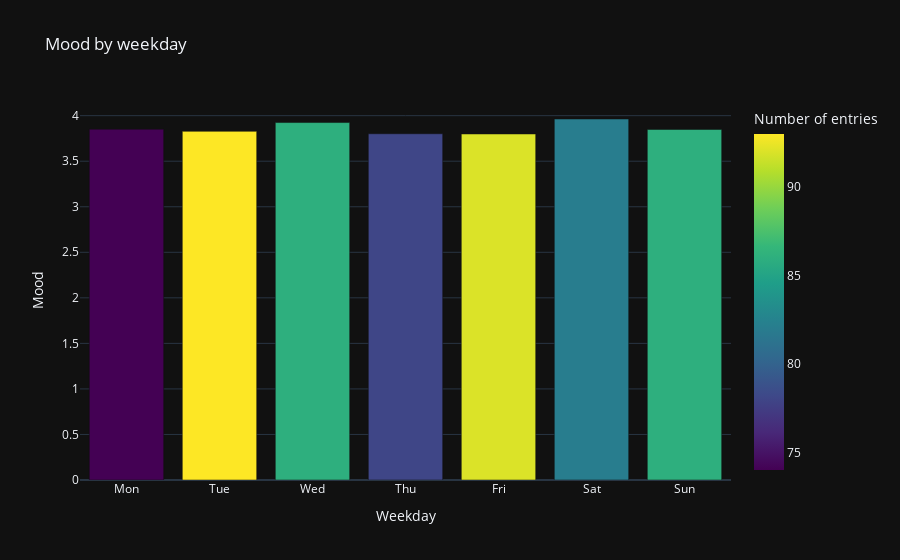

Here is the notebook cell this chart was saved with:
### Code cell
df.by_time_bar_plot('weekday')

### Figure 1 — Plotly figure (JSON) as saved in the notebook; plotly's stock layout.template omitted (floating-point values rounded to 4 significant figures)
{"data": [{"alignmentgroup": "True", "hovertemplate": "Weekday=%{x}<br>Mood=%{y}<br>Number of entries=%{marker.color}<extra></extra>", "legendgroup": "", "marker": {"color": [86, 93, 74, 86, 82, 92, 78], "coloraxis": "coloraxis", "pattern": {"shape": ""}}, "name": "", "offsetgroup": "", "orientation": "v", "showlegend": false, "textposition": "auto", "type": "bar", "x": [2, 1, 0, 6, 5, 4, 3], "xaxis": "x", "y": [3.924, 3.828, 3.851, 3.849, 3.963, 3.799, 3.801], "yaxis": "y"}], "layout": {"barmode": "relative", "coloraxis": {"colorbar": {"title": {"text": "Number of entries"}}, "colorscale": [[0, "#440154"], [0.1111, "#482878"], [0.2222, "#3e4989"], [0.3333, "#31688e"], [0.4444, "#26828e"], [0.5556, "#1f9e89"], [0.6667, "#35b779"], [0.7778, "#6ece58"], [0.8889, "#b5de2b"], [1, "#fde725"]]}, "legend": {"tracegroupgap": 0}, "title": {"text": "Mood by weekday"}, "xaxis": {"anchor": "y", "domain": [0, 1], "dtick": 1, "tickmode": "array", "ticktext": ["Mon", "Tue", "Wed", "Thu", "Fri", "Sat", "Sun"], "tickvals": [0, 1, 2, 3, 4, 5, 6], "title": {"text": "Weekday"}}, "yaxis": {"anchor": "x", "domain": [0, 1], "title": {"text": "Mood"}}}}
